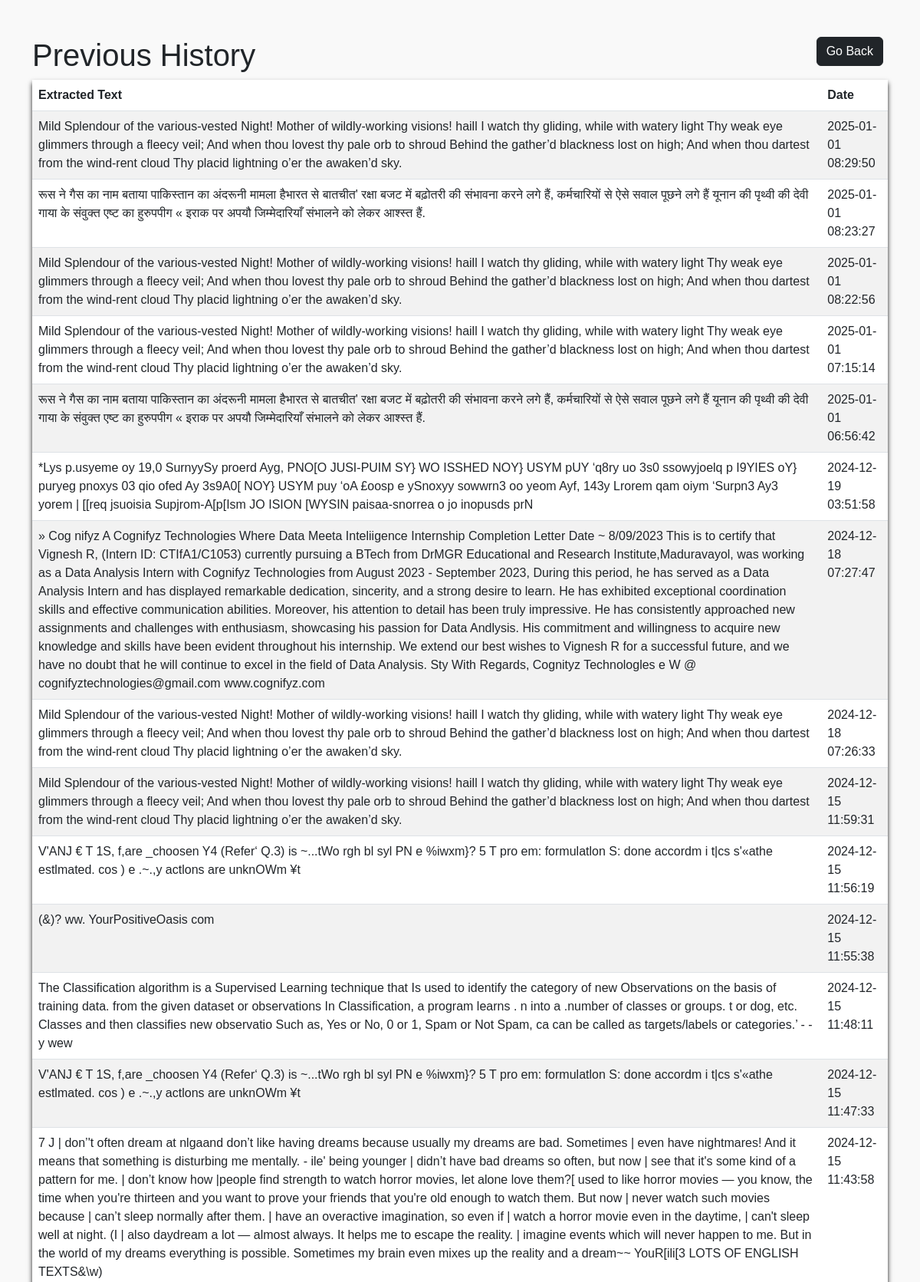
/history (signed in, upper part), run on the app's committed database.
### app.py (models this page shows)
class ExtractedText(db.Model):
    id = db.Column(db.Integer, primary_key=True)
    user_id = db.Column(db.Integer, db.ForeignKey('user.id'), nullable=False)
    text = db.Column(db.Text, nullable=False)
    created_at = db.Column(db.DateTime, default=db.func.now())

### app.py (the view)
@app.route('/history')
def user_history():
    if 'user_id' not in session:
        return redirect(url_for('login'))  # Redirect to login if user is not authenticated
    user_id = session['user_id']
    history = ExtractedText.query.filter_by(user_id=user_id).order_by(ExtractedText.created_at.desc()).all()
    return render_template('history.html', history=history)

### templates/history.html (shortened to what this page needs)
<!DOCTYPE html>
<html lang="en">
<head>
    <link href="https://cdn.jsdelivr.net/npm/bootstrap@5.3.0-alpha1/dist/css/bootstrap.min.css" rel="stylesheet">
</head>
<body>
    <div class="container mt-5">
        <h2 class="fs-1">Previous History</h2>
        <a href="/" class="btn btn-dark mt-5 position-absolute top-0 end-0 m-5">Go Back</a>
        <table class="table table-striped">
            <thead>
                <tr>
                    <th>Extracted Text</th>
                    <th>Date</th>
                </tr>
            </thead>
            <tbody>
                {% for item in history %}
                <tr>
                    <td>{{ item.text }}</td>
                    <td>{{ item.created_at }}</td>
                </tr>
                {% endfor %}
            </tbody>
        </table>
    </div>
</body>
</html>

### templates/history.html (style rules this page uses)
body { font-family: 'Arial', sans-serif; background-color: #f9f9f9; margin: 0; padding: 0; }
.table { box-shadow: 0 4px 6px rgba(0, 0, 0, 0.886); }

### data on the page
ExtractedText: text "Mild Splendour of the various-vested Night! Mother of wildly-working visions! haill I watch thy gliding, while with watery light Thy weak eye glimmers through a fleecy veil; And when thou lovest thy pale orb to shroud Behind the gather’d blackness lost on high; And when thou dartest from the wind-rent cloud Thy placid lightning o’er the awaken’d sky.", created_at "2025-01-01 08:29:50"
ExtractedText: text "रूस ने गैस का नाम बताया पाकिस्तान का अंदरूनी मामला हैभारत से बातचीत' रक्षा बजट में बढ़ोतरी की संभावना करने लगे हैं, कर्मचारियों से ऐसे सवाल पूछने लगे हैं यूनान की पृथ्वी की देवी गाया के संवुक्त एष्ट का हुरुपपीग « इराक पर अपयौ जिम्मेदारियाँ संभालने को लेकर आश्स्त हैं.", created_at "2025-01-01 08:23:27"
ExtractedText: text "Mild Splendour of the various-vested Night! Mother of wildly-working visions! haill I watch thy gliding, while with watery light Thy weak eye glimmers through a fleecy veil; And when thou lovest thy pale orb to shroud Behind the gather’d blackness lost on high; And when thou dartest from the wind-rent cloud Thy placid lightning o’er the awaken’d sky.", created_at "2025-01-01 08:22:56"
ExtractedText: text "Mild Splendour of the various-vested Night! Mother of wildly-working visions! haill I watch thy gliding, while with watery light Thy weak eye glimmers through a fleecy veil; And when thou lovest thy pale orb to shroud Behind the gather’d blackness lost on high; And when thou dartest from the wind-rent cloud Thy placid lightning o’er the awaken’d sky.", created_at "2025-01-01 07:15:14"
ExtractedText: text "रूस ने गैस का नाम बताया पाकिस्तान का अंदरूनी मामला हैभारत से बातचीत' रक्षा बजट में बढ़ोतरी की संभावना करने लगे हैं, कर्मचारियों से ऐसे सवाल पूछने लगे हैं यूनान की पृथ्वी की देवी गाया के संवुक्त एष्ट का हुरुपपीग « इराक पर अपयौ जिम्मेदारियाँ संभालने को लेकर आश्स्त हैं.", created_at "2025-01-01 06:56:42"
ExtractedText: text "*Lys p.usyeme oy 19,0 SurnyySy proerd Ayg, PNO[O JUSI-PUIM SY} WO ISSHED NOY} USYM pUY ‘q8ry uo 3s0 ssowyjoelq p I9YIES oY} puryeg pnoxys 03 qio ofed Ay 3s9A0[ NOY} USYM puy ‘oA £oosp e ySnoxyy sowwrn3 oo yeom Ayf, 143y Lrorem qam oiym ‘Surpn3 Ay3 yorem | [[req jsuoisia Supjrom-A[p[Ism JO ISION [WYSIN paisaa-snorrea o jo inopusds prN", created_at "2024-12-19 03:51:58"
ExtractedText: text "» Cog nifyz A Cognifyz Technologies Where Data Meeta Inteliigence Internship Completion Letter Date ~ 8/09/2023 This is to certify that Vignesh R, (Intern ID: CTIfA1/C1053) currently pursuing a BTech from DrMGR Educational and Research Institute,Maduravayol, was working as a Data Analysis Intern with Cognifyz Technologies from August 2023 - September 2023, During this period, he has served as a Data Analysis Intern and has displayed remarkable dedication, sincerity, and a strong desire to learn. He has exhibited exceptional coordination skills and effective communication abilities. Moreover, his attention to detail has been truly impressive. He has consistently approached new assignments…", created_at "2024-12-18 07:27:47"
ExtractedText: text "Mild Splendour of the various-vested Night! Mother of wildly-working visions! haill I watch thy gliding, while with watery light Thy weak eye glimmers through a fleecy veil; And when thou lovest thy pale orb to shroud Behind the gather’d blackness lost on high; And when thou dartest from the wind-rent cloud Thy placid lightning o’er the awaken’d sky.", created_at "2024-12-18 07:26:33"
ExtractedText: text "Mild Splendour of the various-vested Night! Mother of wildly-working visions! haill I watch thy gliding, while with watery light Thy weak eye glimmers through a fleecy veil; And when thou lovest thy pale orb to shroud Behind the gather’d blackness lost on high; And when thou dartest from the wind-rent cloud Thy placid lightning o’er the awaken’d sky.", created_at "2024-12-15 11:59:31"
ExtractedText: text "V'ANJ € T 1S, f,are _choosen Y4 (Refer‘ Q.3) is ~...tWo rgh bl syl PN e %iwxm}? 5 T pro em: formulatlon S: done accordm i t|cs s'«athe estlmated. cos ) e .~.,y actlons are unknOWm ¥t", created_at "2024-12-15 11:56:19"
ExtractedText: text "(&)? ww. YourPositiveOasis com", created_at "2024-12-15 11:55:38"
ExtractedText: text "The Classification algorithm is a Supervised Learning technique that Is used to identify the category of new Observations on the basis of training data. from the given dataset or observations In Classification, a program learns . n into a .number of classes or groups. t or dog, etc. Classes and then classifies new observatio Such as, Yes or No, 0 or 1, Spam or Not Spam, ca can be called as targets/labels or categories.’ - -y wew", created_at "2024-12-15 11:48:11"
ExtractedText: text "V'ANJ € T 1S, f,are _choosen Y4 (Refer‘ Q.3) is ~...tWo rgh bl syl PN e %iwxm}? 5 T pro em: formulatlon S: done accordm i t|cs s'«athe estlmated. cos ) e .~.,y actlons are unknOWm ¥t", created_at "2024-12-15 11:47:33"
ExtractedText: text "7 J | don’'t often dream at nlgaand don’t like having dreams because usually my dreams are bad. Sometimes | even have nightmares! And it means that something is disturbing me mentally. - ile' being younger | didn’t have bad dreams so often, but now | see that it's some kind of a pattern for me. | don’t know how |people find strength to watch horror movies, let alone love them?[ used to like horror movies — you know, the time when you're thirteen and you want to prove your friends that you're old enough to watch them. But now | never watch such movies because | can’t sleep normally after them. | have an overactive imagination, so even if | watch a horror movie even in the daytime, | can't…", created_at "2024-12-15 11:43:58"
